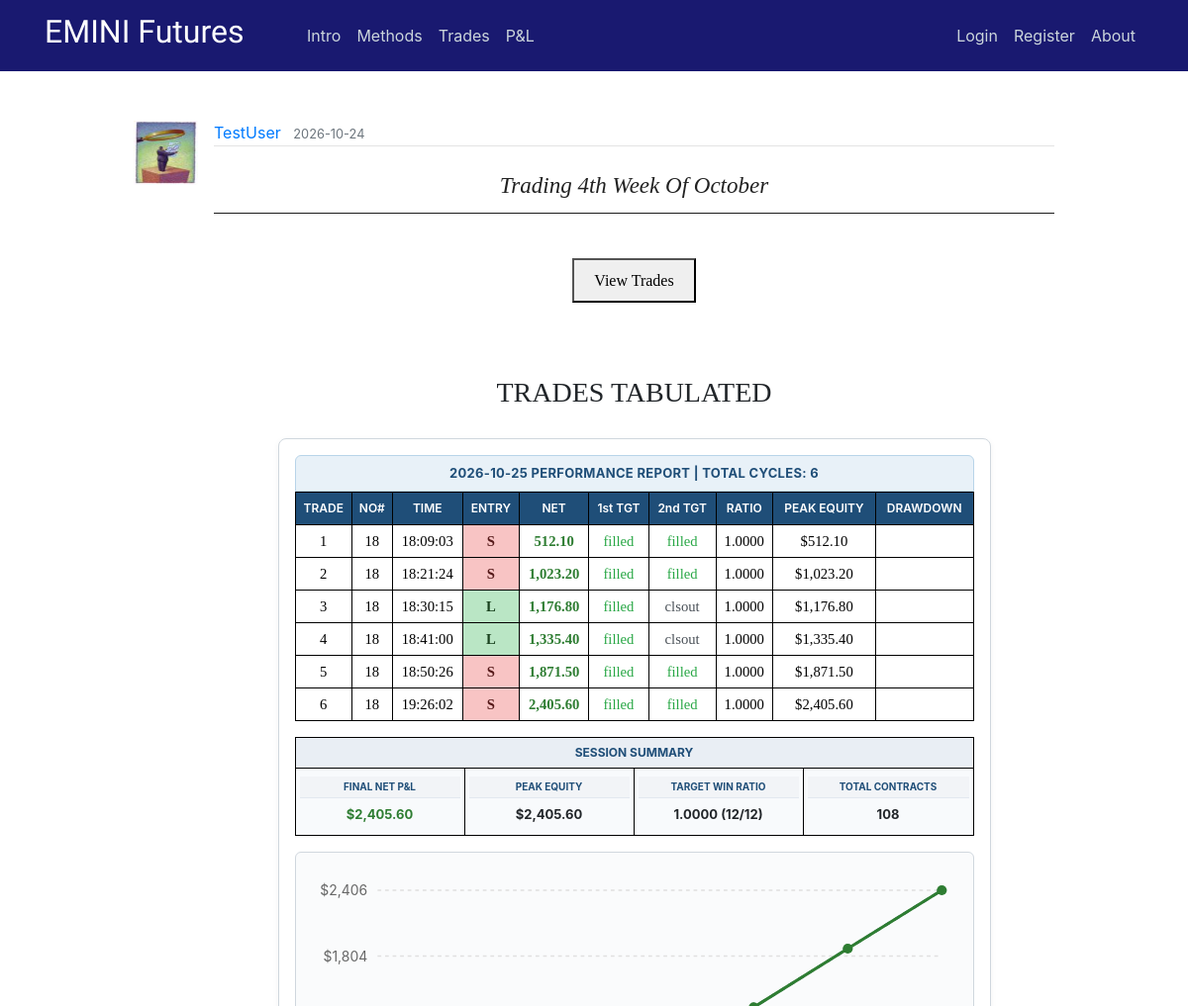
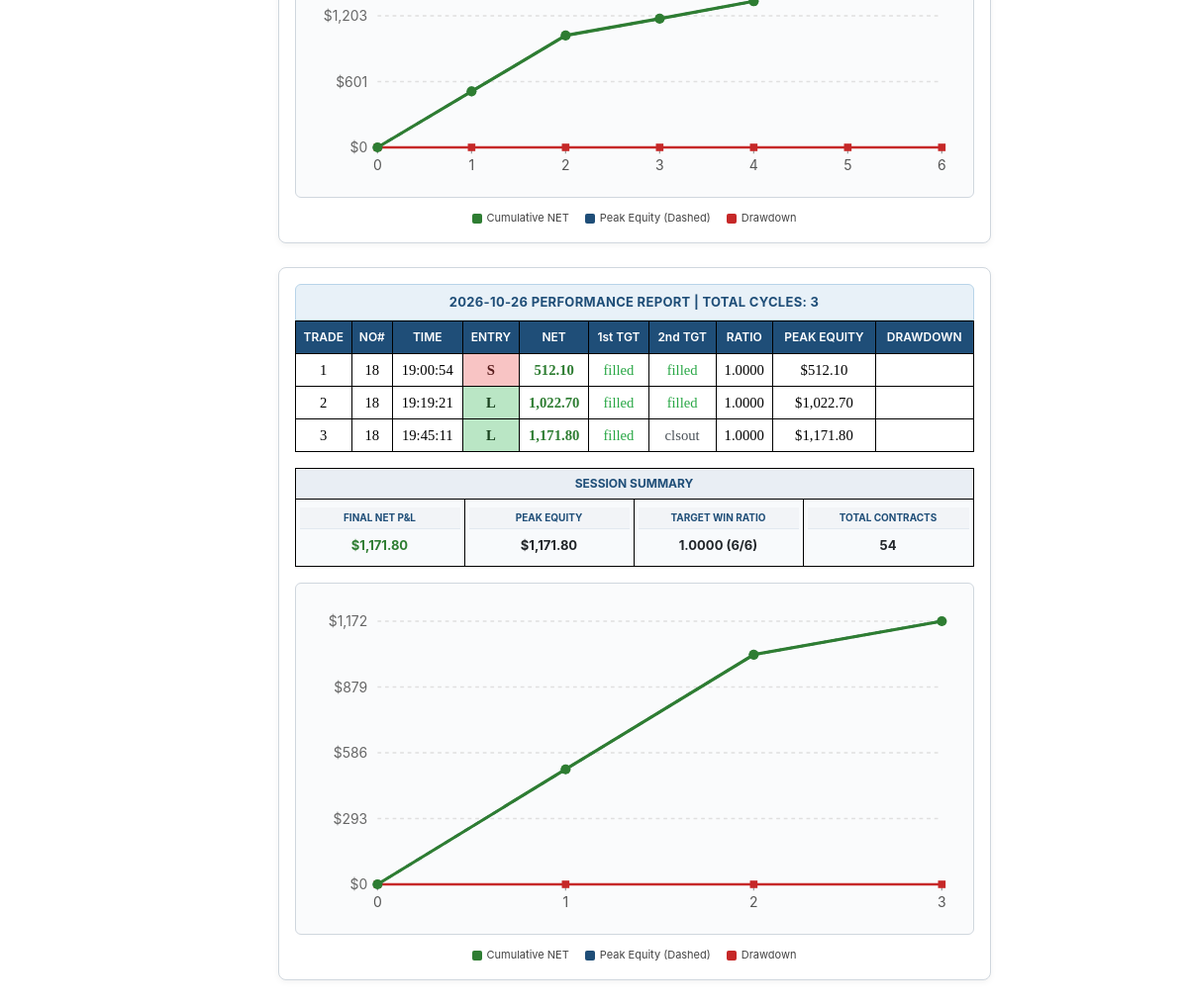
Page /post/388 on the committed database (2 pictures, top to bottom).
### flaskblog/models.py (models this page shows, shortened)
class User(db.Model, UserMixin):
    id = db.Column(db.Integer, primary_key=True)
    username = db.Column(db.String(20), unique=True, nullable=False)
    email = db.Column(db.String(120), unique=True, nullable=False)
    image_file = db.Column(db.String(20), nullable=False, default='default.jpg')
    password = db.Column(db.String(60), nullable=False)
    posts = db.relationship('Post', backref='author', lazy=True)

class Post(db.Model):
    id = db.Column(db.Integer, primary_key=True)
    title = db.Column(db.String(100), nullable=False)
    date_posted = db.Column(db.DateTime, nullable=False, default=datetime.utcnow)
    content = db.Column(db.Text, nullable=False)
    user_id = db.Column(db.Integer, db.ForeignKey('user.id'), nullable=False)
    teaser_title = db.Column(db.Text, nullable=True)
    teaser_details = db.Column(db.Text, nullable=True)
    teaser_caption = db.Column(db.Text, nullable=True)
    teaser_img = db.Column(db.Text, nullable=True)
    teaser_content = db.Column(db.Text, nullable=True)
    teaser_wkid = db.Column(db.Text, nullable=True)

### flaskblog/posts/routes.py (the view)
@posts.route("/post/<int:post_id>")
def post(post_id):
    post = Post.query.get_or_404(post_id)
    if len(post.teaser_wkid) != 0:
        weekly = post.teaser_wkid
    else:
        weekly = ""
    return render_template('post.html', weekly=weekly, title=post.title, post=post)

### flaskblog/templates/post.html (shortened to what this page needs)
{% extends "layout.html" %}
{% block content %}
  <article class="media content-section" style="border:none;">
    <img class="article-img" src="{{ url_for('static', filename='profile_pics/' + post.author.image_file) }}">
    <div class="media-body">
      <div class="article-metadata">
        <a class="mr-2" href="{{ url_for('users.user_posts', username=post.author.username) }}">{{ post.author.username }}</a>
        <small class="text-muted">{{ post.date_posted.strftime('%Y-%m-%d') }}</small>
      </div>
      <center><br><h3 class="hero-header">{{ post.title }}</h3><hr><br></center>
      {% if weekly |length %}
      <center><button onclick="myDetach()">View Trades</button></center>
      <br>
      <br>
      {% endif %}
      <br><H6>TRADES TABULATED</H6><br>
      {{ post.content|safe }}
  </article>
{% endblock content %}

### flaskblog/static/main.css (style rules this page uses)
body { margin-top: 5rem; }
hr { margin-top: 1rem; margin-bottom: 1rem; border: 0; border-top: 1px solid rgba(0, 0, 0, 0.89); }
.content-section { background: #ffffff; padding: 10px 20px; border: 1px solid #000000; border-radius: 9px; margin-bottom: 20px; }
.article-img { height: 65px; width: 65px; margin-right: 16px; }
.article-metadata { padding-bottom: 1px; margin-bottom: 4px; border-bottom: 1px solid #e3e3e3 }

### flaskblog/static/study.css (style rules this page uses)
h3.hero-header { color: #222; text-transform: capitalize; font-weight: 400; font-style: italic; font-size: 28px; font-family: Baskerville, 'Baskerville Old Face', 'Hoefler Text', Garamond, 'Times New Roman', serif; }
h3 { font-weight: 700; line-height: 1; }
h6 { text-align: center; font-weight: 400; font-size: 24px; font-family: Baskerville, 'Baskerville Old Face', 'Hoefler Text', Garamond, 'Times New Roman', serif; line-height: 1; }
button { margin-top: 5px; margin-bottom: 5px; padding: 8px 20px 7px; font-family: Cambria, Georgia, serif; line-height: 1.6; }
@media screen and (min-width: 25rem) { h3.hero-header { font-size: 23px; } }
@media screen and (min-width: 36rem) { h6 { font-size: 26px; } }
@media screen and (min-width: 48rem) { h6 { font-size: 28px; } }

### flaskblog/static/modal.css (style rules this page uses)
img { margin-bottom: -4px; }

### flaskblog/static/stylesheet.css (style rules this page uses)
tr { mso-height-source:auto; mso-ruby-visibility:none; }
td { mso-style-parent:style0; padding-top:1px; padding-right:1px; padding-left:1px; mso-ignore:padding; mso-number-format:"General"; text-align:general; vertical-align:bottom; white-space:nowrap; mso-rotate:0; mso-pattern:auto; mso-background-source:auto; color:#000000; font-size:11.0pt; font-weight:400; font-style:normal; text-decoration:none; font-family:Calibri; mso-generic-font-family:auto; mso-font-charset:134; border:none; mso-protection:locked visible; }

### rows in the picture
User: image_file (picture), author.username "TestUser"
Post: date_posted "2026-10-24", title "Trading 4th Week Of October", content "2026-10-25 PERFORMANCE REPORT | TOTAL CYCLES: 6 TRADE NO# TIME ENTRY NET 1st TGT 2nd TGT RATIO PEAK EQUITY DRAWDOWN 1 18 18:09:03 S 512.10 filled filled 1.0000 $512.10 2 18 18:21:24 S 1,023.20 filled filled 1.0000 $1,023.20 3 18 18:30:15 L 1,176.80 filled clsout 1.0000 $1,176.80 4 18 18:41:00 L 1,335.40 filled clsout 1.0000 $1,335.40 5 18 18:50:26 S 1,871.50 filled filled 1.0000 $1,871.50 6 18 19:26:02 S 2,405.60 filled filled 1.0000 $2,405.60 SESSION SUMMARY FINAL NET P&L $2,405.60 PEAK EQUITY $2,405.60 TARGET WIN RATIO 1.0000 (12/12) TOTAL CONTRACTS 108 $0 $601 $1,203 $1,804 $2,406 0 1 2 3 4 5 6 Cumulative NET Peak Equity (Dashed) Drawdown 2026-10-26 PERFORMANCE REPORT | TOTAL CYCLES: 3…"
